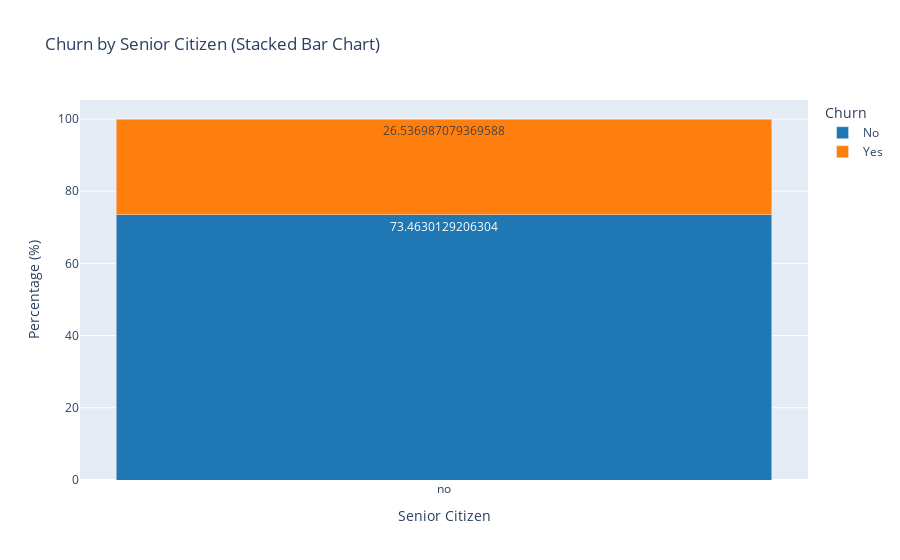

The cell this chart's notebook holds for it:
### Code cell
# ------------------------------------------------
# 📝 Seaborn/Matplotlib: Stacked Bar Chart for Churn by Senior Citizen
# ------------------------------------------------

# Calculate the percentage of Churn for Senior Citizens
total_counts = df.groupby('SeniorCitizen')['Churn'].value_counts(normalize=True).unstack() * 100

# Create a figure and axis with a fixed size for better visualization
fig, ax = plt.subplots(figsize=(4, 4))

# Create a stacked bar chart
total_counts.plot(kind='bar', stacked=True, ax=ax, color=['#1f77b4', '#ff7f0e'])  # Colors: Blue and Orange

# Add percentage labels on the bars
for p in ax.patches:
    width, height = p.get_width(), p.get_height()
    x, y = p.get_xy()
    ax.text(x + width / 2, y + height / 2, f'{height:.1f}%', ha='center', va='center')

# Title and labels
plt.title('Churn by Senior Citizen (Stacked Bar Chart)')
plt.xlabel('Senior Citizen')
plt.ylabel('Percentage (%)')
plt.xticks(rotation=0)
plt.legend(title='Churn', bbox_to_anchor=(0.9, 0.9))  # Customize legend position

# Show the plot
plt.show()

# ------------------------------------------------
# 📝 Explanation:
# ------------------------------------------------
# ✅ `df.groupby('SeniorCitizen')['Churn'].value_counts(normalize=True).unstack() * 100`: 
#    - Groups data by **SeniorCitizen**.
#    - Counts the proportion of churn (`normalize=True`) and converts it to percentages (`* 100`).
#
# ✅ `total_counts.plot(kind='bar', stacked=True, ax=ax, color=['#1f77b4', '#ff7f0e'])`: 
#    - Creates a **stacked bar chart**.
#    - Uses two colors to differentiate **Churned vs Not Churned customers**.
#
# ✅ `ax.text(x + width / 2, y + height / 2, f'{height:.1f}%', ha='center', va='center')`: 
#    - Adds percentage values inside the bars.
#
# ✅ `plt.legend(title='Churn', bbox_to_anchor=(0.9, 0.9))`: 
#    - Adds a legend to differentiate churn labels.

# ------------------------------------------------
# 🚀 Next Step: Interactive Plotly Version
# ------------------------------------------------

# ------------------------------------------------
# 📝 Plotly: Interactive Stacked Bar Chart for Churn by Senior Citizen
# ------------------------------------------------
fig = px.bar(
    total_counts.reset_index(),
    x="SeniorCitizen",
    y=["No", "Yes"],  # 'No' and 'Yes' represent Churn categories
    title="Churn by Senior Citizen (Stacked Bar Chart)",
    labels={"value": "Percentage (%)", "SeniorCitizen": "Senior Citizen"},
    barmode="stack",
    text_auto=".1f%%",  # Display percentages
    color_discrete_sequence=["#1f77b4", "#ff7f0e"]  # Set colors
)

# Update layout for better visualization
fig.update_layout(
    yaxis_title="Percentage (%)",
    xaxis_title="Senior Citizen",
    legend_title="Churn",
    bargap=0.1  # Reduce gap between bars
)

# Show interactive visualization
fig.show()

# ------------------------------------------------
# 📝 Explanation:
# ------------------------------------------------
# ✅ `px.bar(...)`:
#    - Creates an **interactive stacked bar chart** using Plotly.
#    - `x="SeniorCitizen"`: Puts **Senior Citizen categories** on the x-axis.
#    - `y=["No", "Yes"]`: Uses **Churn categories** as the stacked values.
#    - `barmode="stack"`: Ensures bars are **stacked on top of each other**.
#    - `text_auto=".1f%%"`: Displays **percentage values** on bars.
#    - `color_discrete_sequence=["#1f77b4", "#ff7f0e"]`: Defines **custom colors**.
#
# ✅ `fig.update_layout(...)`:
#    - Customizes **axis titles, legend title, and bar spacing**.
#
# ✅ `fig.show()`: 
#    - Displays the **interactive Plotly chart**.
#
# ------------------------------------------------
# 🚀 Why Use Plotly?
# ------------------------------------------------
# ✅ **Hover Tooltips**: See exact values by hovering over bars.
# ✅ **Interactive Features**: Click legend items to filter data.
# ✅ **Clearer Insights**: Makes it easier to analyze customer churn trends.

### Figure 1 — Plotly figure (JSON) as saved in the notebook; plotly's stock layout.template omitted (floating-point values rounded to 4 significant figures)
{"data": [{"hovertemplate": "variable=No<br>Senior Citizen=%{x}<br>Percentage (%)=%{y}<extra></extra>", "legendgroup": "No", "marker": {"color": "#1f77b4", "pattern": {"shape": ""}}, "name": "No", "orientation": "v", "showlegend": true, "textposition": "auto", "texttemplate": "%{y:.1f%%}", "type": "bar", "x": ["no"], "xaxis": "x", "y": [73.46], "yaxis": "y"}, {"hovertemplate": "variable=Yes<br>Senior Citizen=%{x}<br>Percentage (%)=%{y}<extra></extra>", "legendgroup": "Yes", "marker": {"color": "#ff7f0e", "pattern": {"shape": ""}}, "name": "Yes", "orientation": "v", "showlegend": true, "textposition": "auto", "texttemplate": "%{y:.1f%%}", "type": "bar", "x": ["no"], "xaxis": "x", "y": [26.54], "yaxis": "y"}], "layout": {"bargap": 0.1, "barmode": "stack", "legend": {"title": {"text": "Churn"}, "tracegroupgap": 0}, "title": {"text": "Churn by Senior Citizen (Stacked Bar Chart)"}, "xaxis": {"anchor": "y", "domain": [0, 1], "title": {"text": "Senior Citizen"}}, "yaxis": {"anchor": "x", "domain": [0, 1], "title": {"text": "Percentage (%)"}}}}
